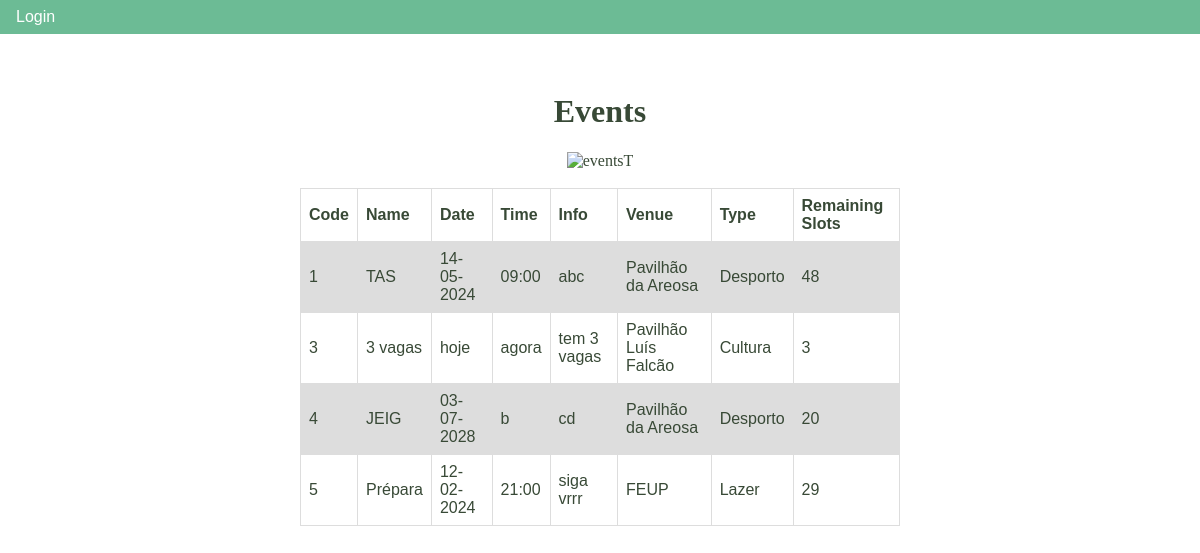
Page /eventsT on the earlier database version.
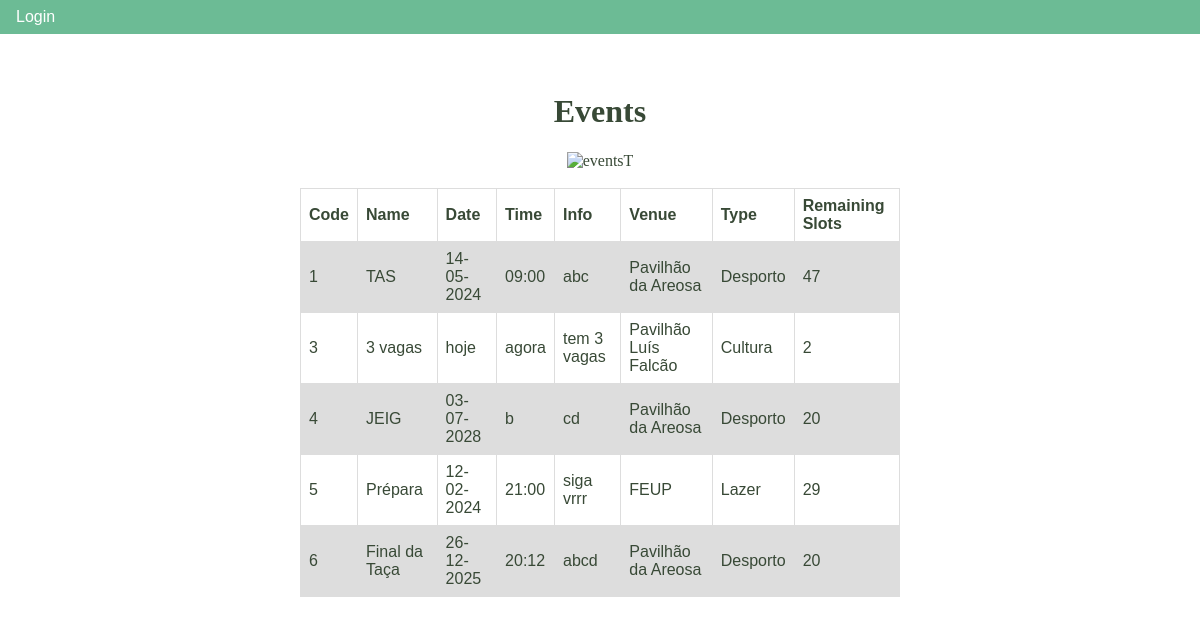
Same page on the later database version.
### tables this page shows
CREATE TABLE "Event" (
	"code"	TEXT,
	"name"	TEXT,
	"date"	TEXT,
	"time"	TEXT,
	"info"	TEXT,
	"slots"	INTEGER,
	"venue_code"	TEXT,
	"type_code"	TEXT,
	"used_slots"	INTEGER,
	PRIMARY KEY("code")
);

### app.py (the view)
@app.route("/eventsT", methods=["post","get"])
def eventsT():
    submenu = request.args.get("subm")
    Event.read(filename)
    return render_template("eventsT.html",objlst=Event.obj,
                           ulogin=session.get("user"),usergroup=session.get('usergroup'),submenu=submenu)

### classes/event.py (called while the page is built)
    @property
    def code(self):
        return self._code

    @property
    def name(self):
        return self._name

    @property
    def date(self):
        return self._date

    @property
    def time(self):
        return self._time

    @property
    def info(self):
        return self._info

    @property
    def venue_code(self):
        return self._venue_code

    @property
    def venue_name(self):
        return Venue.obj[self.venue_code].name

    @property
    def type_code(self):
        return self._type_code

    @property
    def type_name(self):
        return Type.obj[self.type_code].name

    @property
    def remaining_slots(self):
        return self._slots - self._used_slots

### classes/gclass.py (called while the page is built)
    @classmethod
    def from_string(cls, str_data):
        str_list = str_data.split(";")
        strarg = 'cls(str_list[0]'
        for i in range(1, len(str_list)):
            strarg += ',str_list[' + str(i) + ']'
        strarg += ')'
        return eval(strarg)

    @classmethod
    def read(cls, path = ''):
        cls.obj = dict()
        cls.lst = list()
        cls.path = path
        try:
            fh = open(path, 'r')
            fh.close()
            lista = cls.sqlexe("select * from " + cls.__name__)
            if lista != None:
                for r in lista:
                    objstr = f'{r[0]}'
                    for att in range(1,len(lista[0])):
                        objstr += f';{r[att]}'
                    cls.from_string(objstr)
        except FileNotFoundError:
            print(f"ERROR: {path} data file not found")
        except BaseException as err:
            print(f"Error in read method:\n{err}\n{type(err)}")
            sys.exit()

    @classmethod
    def sqlexe(cls, command):
        resul = None
        try:
            con = sqlite3.connect(cls.path)
            cur = con.cursor()
            con.row_factory = sqlite3.Row
            tname = cls.__name__
            cur = con.execute(f"SELECT name FROM sqlite_master WHERE type='table' AND name='{tname}'")
            table = cur.fetchone()
            if table is None or table[0] != tname:
                print(f"ERROR: table {tname} missing in database {cls.path}")
                sys.exit()
            cur = con.execute(command)
            resul = cur.fetchall()
            con.commit()
            con.close()
        except sqlite3.Error as er:
            print(f'sqlite error: {er}')
        return resul

### classes/type.py (called while the page is built)
    @property
    def name(self):
        return self._type_name

### templates/eventsT.html
{% extends 'base.html' %}
{% block title %}
    <link rel="stylesheet" href="{{ url_for('static', filename='css/main.css')}}">
{% endblock %}
{% block content %}
    <div class="dados">
        <br><br><br><br>
            <h1>Events</h1>
            <img src="/static/images/eventsT.jpg" alt="eventsT" width="300" height="200">
        <br><br>
        <table>
            <tr>
                <th>Code</th>
                <th>Name</th>
                <th>Date</th>
                <th>Time</th>
                <th>Info</th>
                <th>Venue</th>
                <th>Type</th>
                <th>Remaining Slots</th>
            </tr>
            {% for obj in objlst.values() %}
                    <tr>
                    <td>{{obj.code}}</td>
                    <td>{{obj.name}}</td>
                    <td>{{obj.date}}</td>
                    <td>{{obj.time}}</td>
                    <td>{{obj.info}}</td>
                    <td>{{obj.venue_name}}</td>
                    <td>{{obj.type_name}}</td>
                    <td>{{obj.remaining_slots}}</td>
                    </tr>
            {% endfor %}
        </table>
    </div>
{% endblock %}

### templates/base.html (shortened to what this page needs)
<!doctype html>
<html lang="en">
  <head>
    {% block title %}
    {% endblock %}
  </head>
    <body>
        <nav>
            <ul class="menu">
                {% if ulogin == None %}
                    <li><a class="button" href="/login">Login</a></li>
                {% endif %}
            </ul>
        </nav>
    {% block content %}
    {% endblock %}
  </body>
</html>

### static/css/main.css (style rules this page uses)
body { margin: 0; min-height: 300px; }
nav { width: 100%; float: left; }
.menu { margin: 0; padding: 8px; height: 100%; background-color: #6CBB95; }
.menu li { display: inline; }
.button { font-family: Arial; font-size: 1em; font-style: none; color: #ffffff; padding: 8px; text-decoration: none; }
.button:link { background-color: #6CBB95; color: #ffffff; }
.dados { font-family: Castellar ; color:#384936; font-style: none; text-align: center; justify-content: center; font-size: 1em; text-decoration: none; }
table { font-family: arial, sans-serif; border-collapse: collapse; width: 50%; margin-left: auto; margin-right: auto; }
td, th { border: 1px solid #dddddd; text-align: left; padding: 8px; }
tr:nth-child(even) { background-color: #dddddd; }
body { background-image: url(https://i.pinimg.com/564x/33/0c/09/330c0903a27fd02fcd3c53f8d56b6f2a.jpg) }

Differences in the rows shown:
changed Event "TAS": remaining_slots "48" → "47"
changed Event "3 vagas": remaining_slots "3" → "2"
added Event: code "6", name "Final da Taça", date "26-12-2025", time "20:12", info "abcd", venue_name "Pavilhão da Areosa", type_name "Desporto", remaining_slots "20"
